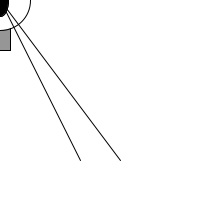
Frame 1 (no input)
Frame 60 (the mouse pressed at the canvas centre just before this capture): identical to frame 1, image omitted
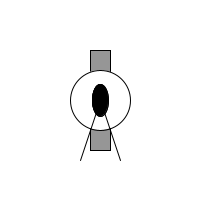
Frame 120 (the mouse held since frame 60 and released just before this capture)

The Processing sketch that drew these frames (run headless with seeded random() and noise(); from frame 60 on, the mouse is pressed at the canvas centre):

// Processing sketch: Zoog
// ── Zoog.pde
void setup(){
  //Set the size of the window
  size(200,200);
}

void draw(){
  //Draw a white background
  background(255);
  drawZoog(mouseX, mouseY);
}

void drawZoog(int x, int y){
    //Set CENTER mode
  ellipseMode(CENTER);
  rectMode(CENTER);
  
  //Draw Zoog's body
  stroke(0);
  fill(150);
  rect(x,y,20,100);
  
  //Draw Zoog's head
  stroke(0);
  fill(255);
  ellipse(x,y,60,60);
  
  //Draw Zoog's eyes
  fill(0);
  ellipse(x,y,16,32);
  ellipse(x,y,16,32);
  
  //Draw Zoog's legs
  stroke(0);
  line(x,y,80,160);
  line(x,y,120,160);
}
  
